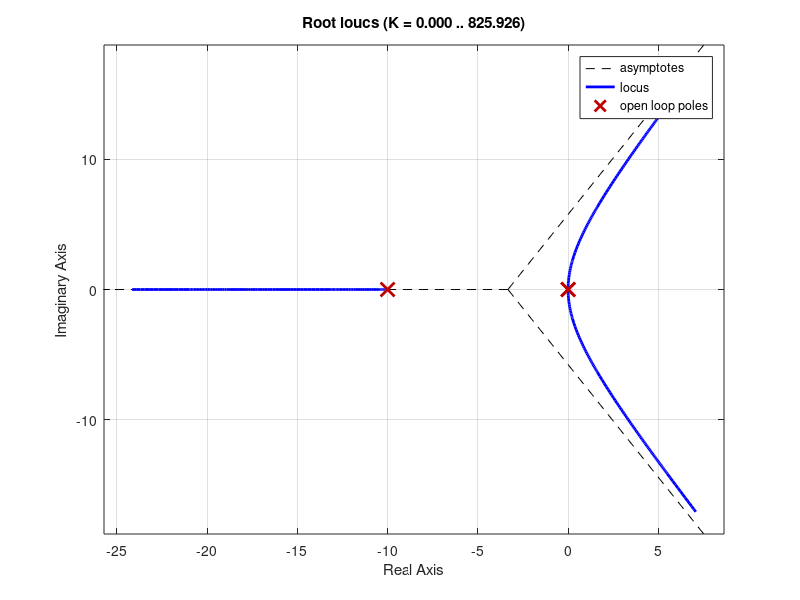

The MATLAB source for this figure: (Note: this script raises an error after producing the figure.)
% Gp = 1/s^2

% Requerimientos:
Z = 0.5;
wn = 2;

pd = roots([1,2*Z*wn,wn^2]);

% 2. Probar solo si lo logro con K
% Funcion de transferencia de lazo abierto:
Gp = tf(1,[1,0,0]);
H = tf(1,[0.1,1]);
figure(1)
rlocus(Gp*H)


% Deficiencia de angulo
pd1=pd(1)

syms s
gp = 1/s^2
h = 1/(0.1*s+1)
% calcular el angulo de la funcion de transferencia de lazo abierto
% para el polo dominante 
agph = double(angle(subs(gp*h,s,pd1)))*180/pi
phiT = 180-agph;
ngc = 3; % cantidad de compensadores
phi = phiT/ngc;

% calculo de polo y cero del compensador
sz = 4
agcz=angle(pd1+sz)*180/pi
agcp=agcz-phi

sp = imag(pd1)/tand(agcp)-real(pd1)


gc = (s+sz)/(s+sp)
agc = double(angle(subs(gc,s,pd1)))*180/pi

% Funcion de transferencia de lazo abierto con controlador
Gc = tf([1,sz],[1,sp])
FTLA = Gc^ngc*Gp*H
figure(2)
rlocus(FTLA)

Kc = 339;


% funcion de transferencia en lazo cerrado
T = Kc*Gc^ngc*Gp/(1+Kc*Gc^ngc*Gp*H)
figure(3)
step(T)
roots(T.Denominator{1})
roots(T.Numerator{1})
